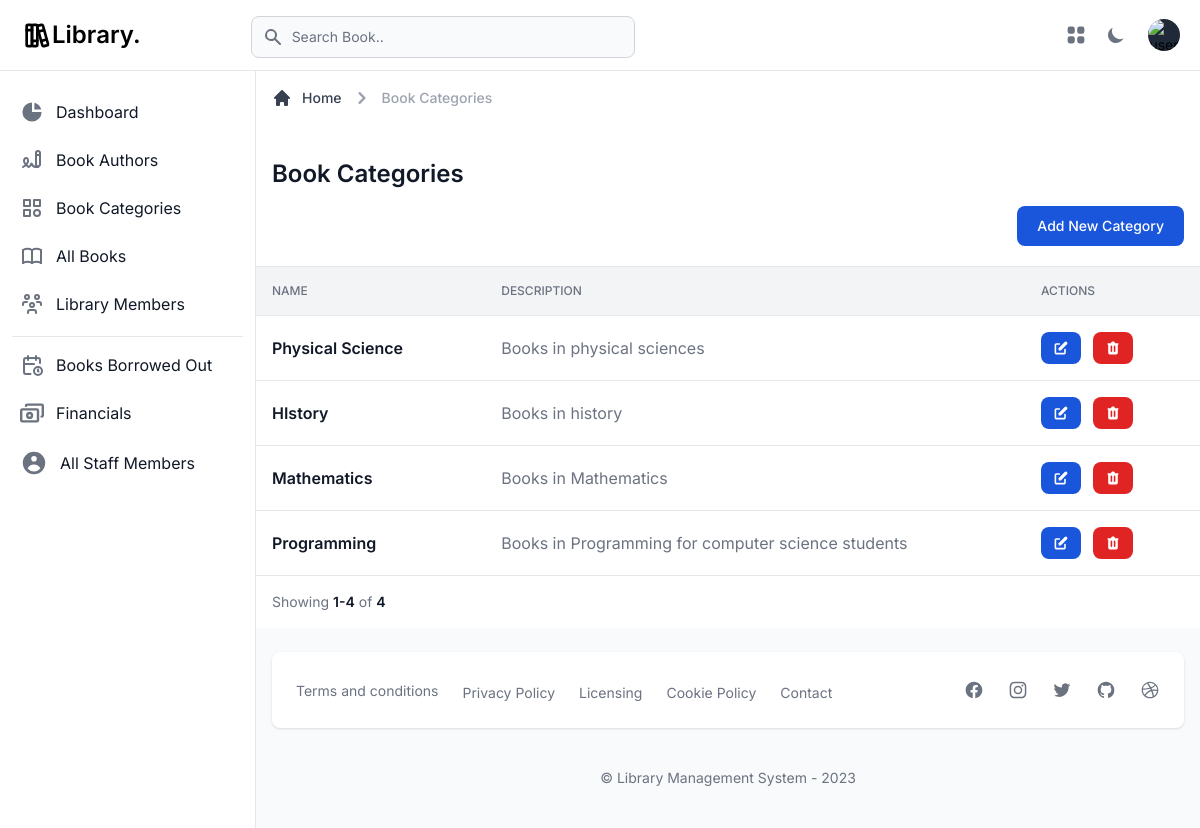
Screenshot of /books-categories/ with the database file from the repository.
### library/models.py (models this page shows, shortened)
class Category(models.Model):
    name = models.CharField(max_length=50)
    description = models.CharField(max_length=200)

### web/views.py (the view)
# urls.py: path('books-categories/', books_categories, name='categories'),
def books_categories(request):
    form = CategoryForm()
    if request.method == 'POST':
        form = CategoryForm(request.POST)
        if form.is_valid():
            form.save()
            form = CategoryForm()
    categories_list = Category.objects.order_by('-id').all()
    page = request.GET.get('page', 1)
    paginator = Paginator(categories_list, 25)
    categories = paginator.page(page)
    return render(request, 'pages/books-categories.html', {
        'categories': categories,
        'form': form
    })

### library/forms.py
class CategoryForm(forms.ModelForm):
    class Meta:
        model = Category
        fields = ('name', 'description')
    def __init__(self, *args, **kwargs):
        super(CategoryForm, self).__init__(*args, **kwargs)
        for field_name, field in self.fields.items():
            self.fields[field_name].widget.attrs['placeholder'] = field.label
            self.fields[field_name].widget.attrs[
                'class'] = 'bg-gray-50 border border-gray-300 text-gray-900 sm:text-sm rounded-lg ' \
                           'focus:ring-primary-500 focus:border-primary-500 block w-full p-2.5 dark:bg-gray-700 ' \
                           'dark:border-gray-600 dark:placeholder-gray-400 dark:text-white ' \
                           'dark:focus:ring-primary-500 dark:focus:border-primary-500'
            self.fields[field_name].widget.attrs['required'] = True

### templates/pages/books-categories.html (shortened to what this page needs)
{% extends "layouts/base.html" %}
{% load static %}
{% block content %}
<main>
  <div
    class="p-4 bg-white block sm:flex items-center justify-between border-b border-gray-200 lg:mt-1.5 dark:bg-gray-800 dark:border-gray-700">
    <div class="w-full mb-1">
      <div class="mb-4">
        <nav class="flex mb-5" aria-label="Breadcrumb">
          <ol class="inline-flex items-center space-x-1 text-sm font-medium md:space-x-2">
            <li class="inline-flex items-center">
              <a href="/"
                class="inline-flex items-center text-gray-700 hover:text-primary-600 dark:text-gray-300 dark:hover:text-white">
                <svg class="w-5 h-5 mr-2.5" fill="currentColor" viewBox="0 0 20 20" xmlns="http://www.w3.org/2000/svg">
                  <path
                    d="M10.707 2.293a1 1 0 00-1.414 0l-7 7a1 1 0 001.414 1.414L4 10.414V17a1 1 0 001 1h2a1 1 0 001-1v-2a1 1 0 011-1h2a1 1 0 011 1v2a1 1 0 001 1h2a1 1 0 001-1v-6.586l.293.293a1 1 0 001.414-1.414l-7-7z">
                  </path>
                </svg>
                Home
              </a>
            </li>
            <li>
              <div class="flex items-center">
                <svg class="w-6 h-6 text-gray-400" fill="currentColor" viewBox="0 0 20 20"
                  xmlns="http://www.w3.org/2000/svg">
                  <path fill-rule="evenodd"
                    d="M7.293 14.707a1 1 0 010-1.414L10.586 10 7.293 6.707a1 1 0 011.414-1.414l4 4a1 1 0 010 1.414l-4 4a1 1 0 01-1.414 0z"
                    clip-rule="evenodd"></path>
                </svg>
                <span class="ml-1 text-gray-400 md:ml-2 dark:text-gray-500" aria-current="page">Book Categories</span>
              </div>
            </li>
          </ol>
        </nav>
        <h1 class="text-xl font-semibold text-gray-900 sm:text-2xl dark:text-white mt-12">Book Categories</h1>
      </div>
      <div class="grid grid-cols-2 items-center justify-end sm:flex md:divide-x md:divide-gray-100 dark:divide-gray-700">
        <button id="createProductButton"
          class="text-white bg-blue-700 hover:bg-blue-800 focus:ring-4 focus:ring-primary-300 font-medium rounded-lg text-sm px-5 py-2.5 dark:bg-blue-600 dark:hover:bg-blue-700 focus:outline-none dark:focus:ring-primary-800"
          type="button" data-drawer-target="drawer-create-product-default"
          data-drawer-show="drawer-create-product-default" aria-controls="drawer-create-product-default"
          data-drawer-placement="right">
          Add New Category
        </button>
      </div>
    </div>
  </div>
  <div class="flex flex-col">
    <div class="overflow-x-auto">
      <div class="inline-block min-w-full align-middle">
        <div class="overflow-hidden shadow">
          <table class="min-w-full divide-y divide-gray-200 table-fixed dark:divide-gray-600">
            <thead class="bg-gray-100 dark:bg-gray-700">
              <tr>
                <th scope="col" class="p-4 text-xs font-medium text-left text-gray-500 uppercase dark:text-gray-400">
                  Name
                </th>
                <th scope="col" class="p-4 text-xs font-medium text-left text-gray-500 uppercase dark:text-gray-400">
                  Description
                </th>
                <th scope="col" class="p-4 text-xs font-medium text-left text-gray-500 uppercase dark:text-gray-400">
                  Actions
                </th>
              </tr>
            </thead>
            <tbody class="bg-white divide-y divide-gray-200 dark:bg-gray-800 dark:divide-gray-700">
              {% for category in categories %}
              <tr class="hover:bg-gray-100 dark:hover:bg-gray-700">
                <td class="p-4 text-sm font-normal text-gray-500 whitespace-nowrap dark:text-gray-400">
                  <div class="text-base font-semibold text-gray-900 dark:text-white">
                    {{ category.name }}
                  </div>
                </td>
                <td
                  class="max-w-sm p-4 overflow-hidden text-base font-normal text-gray-500 truncate xl:max-w-xs dark:text-gray-400">
                  {{ category.description }}
                </td>
                <td class="p-4 space-x-2 whitespace-nowrap">
                  <button type="button" id="updateProductButton" data-drawer-target="drawer-update-product-default{{category.id}}"
                    data-drawer-show="drawer-update-product-default{{category.id}}" aria-controls="drawer-update-product-default{{category.id}}"
                    data-drawer-placement="right"
                    class="inline-flex items-center px-3 py-2 text-sm font-medium text-center text-white rounded-lg bg-blue-700 hover:bg-blue-800 focus:ring-4 focus:ring-primary-300 dark:bg-blue-600 dark:hover:bg-blue-700 dark:focus:ring-primary-800">
                  </button>
                  <button type="button" id="deleteProductButton" data-drawer-target="drawer-delete-product-default{{category.id}}"
                    data-drawer-show="drawer-delete-product-default{{category.id}}" aria-controls="drawer-delete-product-default{{category.id}}"
                    data-drawer-placement="right"
                    class="inline-flex items-center px-3 py-2 text-sm font-medium text-center text-white bg-red-600 rounded-lg hover:bg-red-800 focus:ring-4 focus:ring-red-300 dark:focus:ring-red-900">
                  </button>
                </td>
              </tr>
              {% endfor %}
            </tbody>
          </table>
        </div>
      </div>
    </div>
  </div>
  <div
    class="sticky bottom-0 right-0 items-center w-full p-4 bg-white border-t border-gray-200 flex justify-between dark:bg-gray-800 dark:border-gray-700">
    <div class="flex items-center mb-4 sm:mb-0">
      <span class="text-sm font-normal text-gray-500 dark:text-gray-400">Showing <span
          class="font-semibold text-gray-900 dark:text-white">{{ categories.start_index }}-{{ categories.end_index }}</span> of <span
          class="font-semibold text-gray-900 dark:text-white">{{ categories.paginator.count }}</span></span>
    </div>
  </div>
</main>
{% endblock content %}

### rows the page displays
Category: name "Physical Science", description "Books in physical sciences"
Category: name "HIstory", description "Books in history"
Category: name "Mathematics", description "Books in Mathematics"
Category: name "Programming", description "Books in Programming for computer science students"

### other values shown
{{ categories.start_index }} "1"
{{ categories.end_index }} "4"
{{ categories.paginator.count }} "4"
